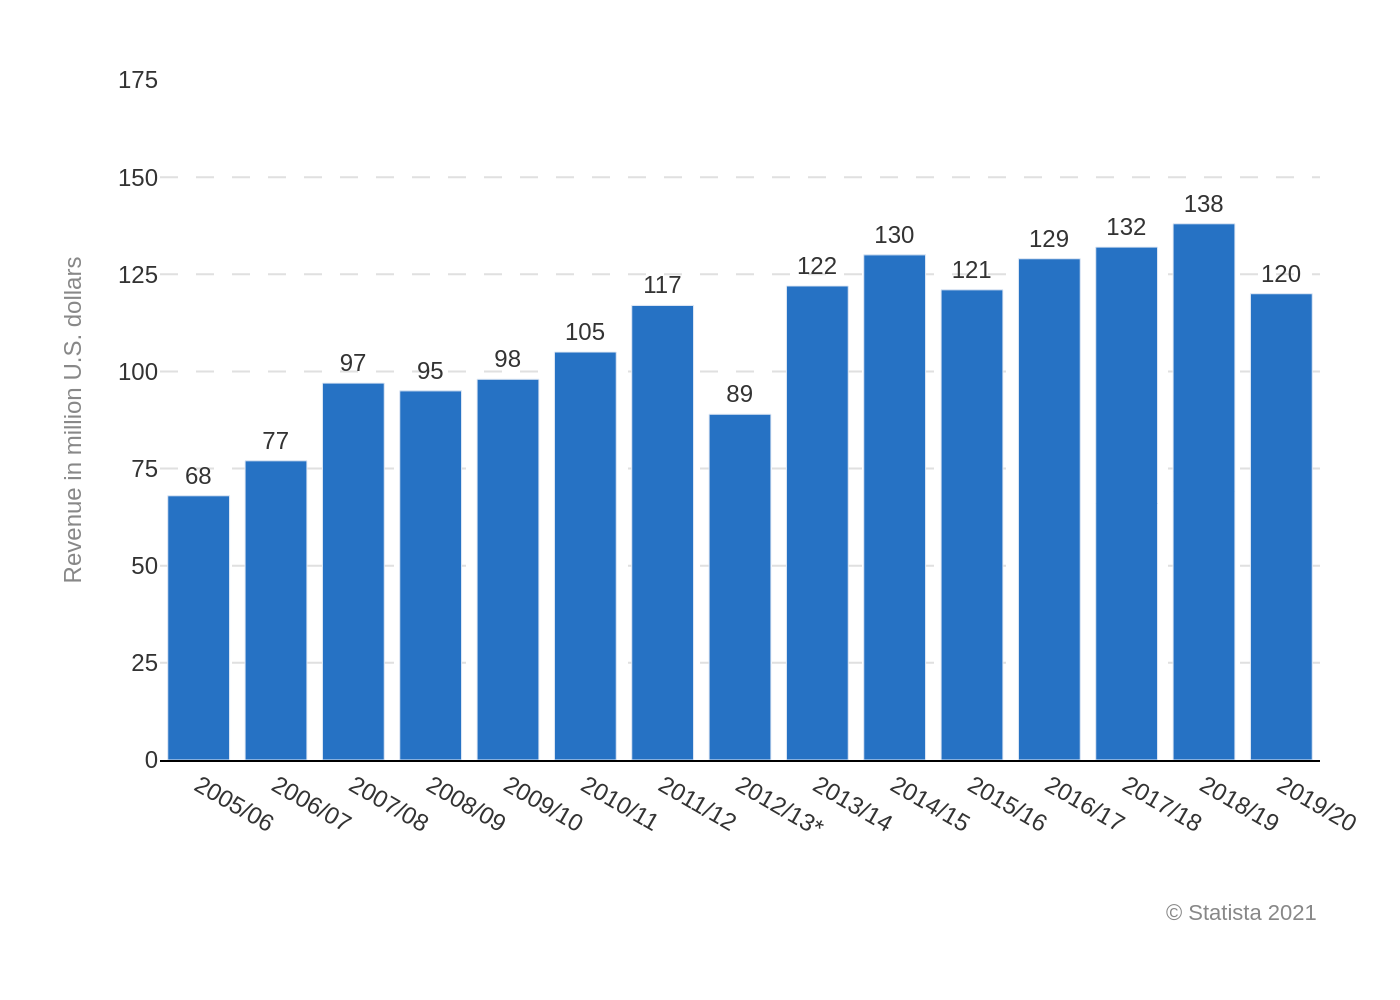

Here is the Python script that generated this plot:
import sys
import json
import pathlib
import plotly.graph_objects as go

if len(sys.argv) != 2:
    print("Usage: python recreate_chart.py <path_to_json_file>")
    sys.exit(1)

json_file_path = pathlib.Path(sys.argv[1])

if not json_file_path.is_file():
    print(f"Error: File not found at {json_file_path}")
    sys.exit(1)

with open(json_file_path, 'r', encoding='utf-8') as f:
    chart_spec = json.load(f)

chart_data = chart_spec['chart_data']
texts = chart_spec['texts']
colors = chart_spec['colors']

categories = [item['category'] for item in chart_data]
values = [item['value'] for item in chart_data]

fig = go.Figure()

fig.add_trace(go.Bar(
    x=categories,
    y=values,
    marker_color=colors[0],
    text=values,
    textposition='outside',
    texttemplate='%{text}',
    cliponaxis=False,
    textfont=dict(
        family="Arial",
        size=12,
        color='#333333'
    )
))

annotations = []
if texts.get('source'):
    annotations.append(
        dict(
            text=texts['source'],
            align='right',
            showarrow=False,
            xref='paper',
            yref='paper',
            x=1,
            y=-0.2,
            font=dict(family="Arial", size=11, color="#888888"),
            xanchor='right',
            yanchor='top'
        )
    )

fig.update_layout(
    font=dict(family="Arial", size=12, color="#333333"),
    plot_bgcolor='white',
    paper_bgcolor='white',
    showlegend=False,
    margin=dict(l=80, r=40, t=40, b=120),
    xaxis=dict(
        title_text=texts.get('x_axis_title'),
        showline=True,
        linewidth=1,
        linecolor='black',
        tickfont=dict(color="#333333")
    ),
    yaxis=dict(
        title_text=texts.get('y_axis_title'),
        title_font=dict(color="#888888", size=12),
        range=[0, 175],
        tickvals=[0, 25, 50, 75, 100, 125, 150, 175],
        showgrid=True,
        gridcolor='#E0E0E0',
        griddash='dash',
        zeroline=False,
        showline=False,
        tickfont=dict(color="#333333")
    ),
    annotations=annotations
)

output_filename_base = json_file_path.stem
output_png_path = f"{output_filename_base}.png"

fig.write_image(output_png_path, scale=2)

print(f"Chart saved to {output_png_path}")
